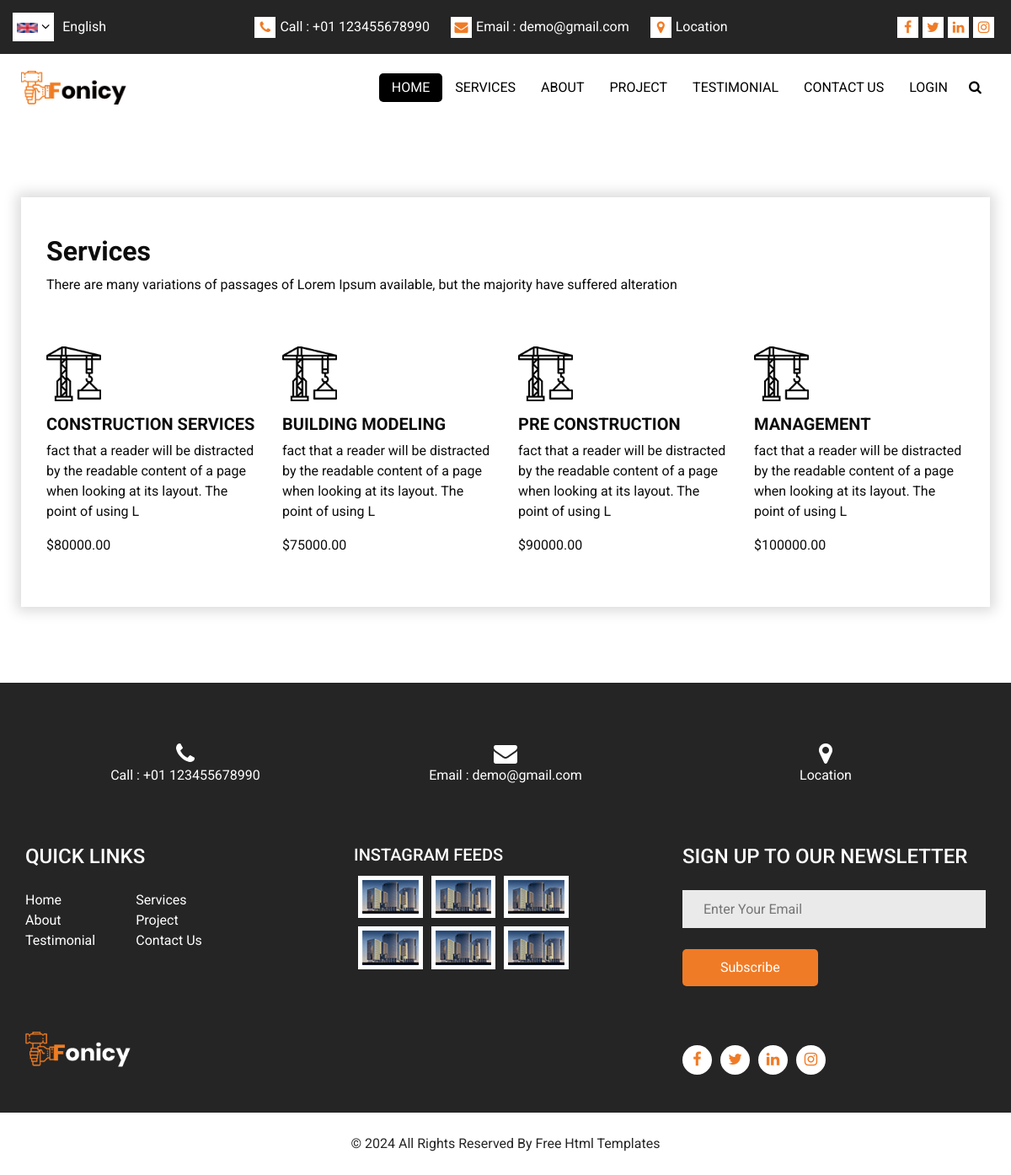
Page /services/ on the committed database.
### shop/models.py (models this page shows)
class Service(models.Model):
    name = models.CharField(max_length=100)
    description = models.TextField(null=False, blank=True)
    price = models.DecimalField(default=0, max_digits=8, decimal_places=2)

### shop/views.py (the view)
# urls.py: path('services/', views.services, name='services'),
def services(request: HttpRequest):
    context = {
        'services': Service.objects.all()
    }
    return render(request, 'shop/service.html', context=context)

### templates/shop/service.html
{% extends './base.html' %}
{% load static %}
{% block content %}
  <section class="service_section layout_padding">
    <div class="service_container">
      <div class="container ">
        <div class="heading_container">
          <h2>
            Services
          </h2>
          <p>
            There are many variations of passages of Lorem Ipsum available, but the majority have suffered alteration
          </p>
        </div>
        <div class="row">
          {% for service in services %}
            <div class="col-md-6 col-lg-3">
              <div class="box ">
                <div class="img-box">
                  <img src="{% static "images/s1.png" %}" alt="">
                </div>
                <div class="detail-box">
                  <h5>{{ service.name }}</h5>
                  <p>{{ service.description }}</p>
                  <p>${{ service.price }}</p>
                </div>
              </div>
            </div>
          {% endfor %}
        </div>
      </div>
    </div>
  </section>
{% endblock %}

### shop/static/css/style.css (style rules this page uses)
body { font-family: 'Roboto', sans-serif; color: #0c0c0c; background-color: #ffffff; overflow-x: hidden; }
.layout_padding { padding: 90px 0; }
.heading_container { display: -webkit-box; display: -ms-flexbox; display: flex; -webkit-box-orient: vertical; -webkit-box-direction: normal; -ms-flex-direction: column; flex-direction: column; -webkit-box-align: start; -ms-flex-align: start; align-items: flex-start; }
.heading_container h2 { position: relative; font-weight: bold; }
.service_section { position: relative; }
.service_section .heading_container h2 { text-transform: none; }
.service_section .service_container { -webkit-box-shadow: 0 0 15px 5px rgba(0, 0, 0, 0.15); box-shadow: 0 0 15px 5px rgba(0, 0, 0, 0.15); padding: 45px 15px; margin: 0 25px; }
.service_section .box { margin-top: 45px; }
.service_section .box .img-box { height: 65px; }
.service_section .box .img-box img { height: 100%; -webkit-filter: brightness(0); filter: brightness(0); -webkit-transition: all .3s; transition: all .3s; }
.service_section .box .detail-box { margin-top: 15px; }
.service_section .box .detail-box h5 { font-weight: bold; text-transform: uppercase; }

### shop/static/css/responsive.css (style rules this page uses)
@media (min-width: 1200px) { .container { max-width: 1170px; } }

### rows in the picture
Service: name "CONSTRUCTION SERVICES", description "fact that a reader will be distracted by the readable content of a page when looking at its layout. The point of using L", price "80000.00"
Service: name "BUILDING MODELING", description "fact that a reader will be distracted by the readable content of a page when looking at its layout. The point of using L", price "75000.00"
Service: name "PRE CONSTRUCTION", description "fact that a reader will be distracted by the readable content of a page when looking at its layout. The point of using L", price "90000.00"
Service: name "MANAGEMENT", description "fact that a reader will be distracted by the readable content of a page when looking at its layout. The point of using L", price "100000.00"
